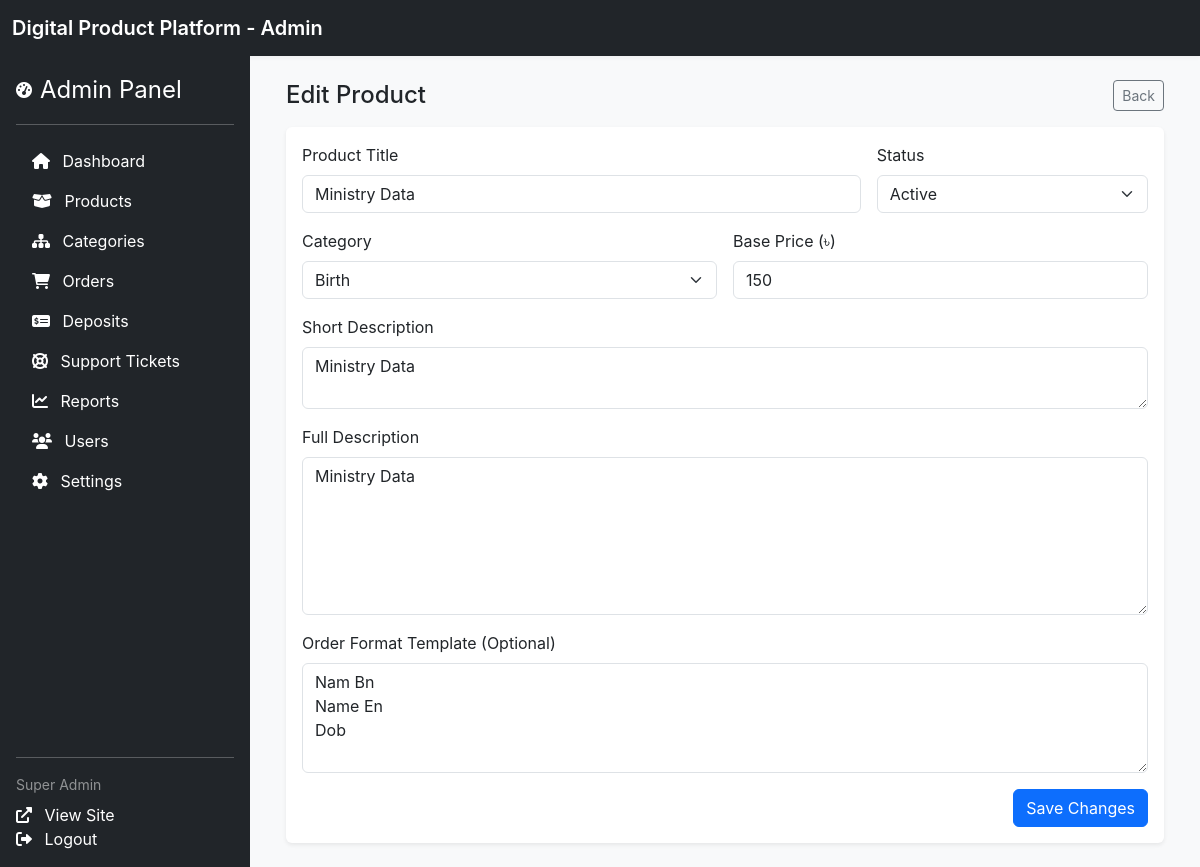
The page /admin/edit-product?id=2 (signed in) on the database its author committed.
### tables this page shows
CREATE TABLE products (
                id INTEGER PRIMARY KEY AUTOINCREMENT,
                title TEXT NOT NULL,
                slug TEXT NOT NULL UNIQUE,
                short_desc TEXT,
                full_desc TEXT,
                category_id INTEGER,
                thumbnail TEXT,
                stock_type TEXT NOT NULL, -- file, text, key, account, manual, api
                delivery_type TEXT NOT NULL, -- instant, manual
                status TEXT DEFAULT 'active',
                created_at DATETIME DEFAULT CURRENT_TIMESTAMP, order_format_template TEXT,
                FOREIGN KEY (category_id) REFERENCES categories(id) ON DELETE SET NULL
            );

CREATE TABLE categories (
                id INTEGER PRIMARY KEY AUTOINCREMENT,
                name TEXT NOT NULL,
                slug TEXT NOT NULL UNIQUE,
                parent_id INTEGER DEFAULT NULL,
                status TEXT DEFAULT 'active',
                FOREIGN KEY (parent_id) REFERENCES categories(id) ON DELETE SET NULL
            );

### core/Database.php (called while the page is built, shortened)
<?php
class Database {
    private static $instance = null;
    private function __construct() {
        try {
            $this->pdo = new PDO("sqlite:" . DB_PATH);
        } catch (PDOException $e) {
            die("Database Connection Error: " . $e->getMessage());
        }
    }
    public static function getInstance() {
        if (self::$instance === null) {
            self::$instance = new Database();
        }
        return self::$instance->pdo;
    }
}

### core/Product.php (called while the page is built, shortened)
<?php
class Product {
    private $db;
    public function __construct() {
        $this->db = Database::getInstance();
    }
    public function getCategories() {
        $stmt = $this->db->query("SELECT * FROM categories ORDER BY name ASC");
        return $stmt->fetchAll();
    }
    public function getProduct($id, $role_id = null) {
        $sql = "
            SELECT p.*, c.name as category_name,
            (SELECT price FROM product_prices WHERE product_id = p.id AND (role_id = ? OR role_id IS NULL) ORDER BY role_id DESC LIMIT 1) as current_price
            FROM products p
            LEFT JOIN categories c ON p.category_id = c.id
            WHERE p.id = ?
        ";
        $stmt = $this->db->prepare($sql);
        $stmt->execute([$role_id, $id]);
        return $stmt->fetch();
    }
}

### modules/products/edit_product.php (the view, shortened to what this page needs)
<?php
$productModel = new Product();
$product_id = isset($_GET['id']) ? (int)$_GET['id'] : 0;
$product = $productModel->getProduct($product_id, $_SESSION['role_id']);
$categories = $productModel->getCategories();
include 'includes/admin_header.php';
include 'includes/admin_sidebar.php';
?>
<div class="admin-content flex-grow-1 p-4">
    <div class="container-fluid">
        <div class="d-flex justify-content-between align-items-center mb-3">
            <h4 class="mb-0">Edit Product</h4>
            <a href="<?php echo BASE_URL; ?>/admin/products" class="btn btn-outline-secondary btn-sm">Back</a>
        </div>
        <div class="card shadow-sm">
            <div class="card-body">
                <form action="" method="POST">
                    <div class="row g-3">
                        <div class="col-md-8">
                            <label class="form-label">Product Title</label>
                            <input type="text" name="title" class="form-control" value="<?php echo htmlspecialchars($product['title']); ?>" required>
                        </div>
                        <div class="col-md-4">
                            <label class="form-label">Status</label>
                            <select name="status" class="form-select">
                                <option value="active" <?php echo ($product['status'] === 'active') ? 'selected' : ''; ?>>Active</option>
                            </select>
                        </div>
                        <div class="col-md-6">
                            <label class="form-label">Category</label>
                            <select name="category_id" class="form-select" required>
                                <?php foreach ($categories as $cat): ?>
                                    <option value="<?php echo $cat['id']; ?>" <?php echo ((int)$product['category_id'] === (int)$cat['id']) ? 'selected' : ''; ?>>
                                        <?php echo htmlspecialchars($cat['name']); ?>
                                    </option>
                                <?php endforeach; ?>
                            </select>
                        </div>
                        <div class="col-md-6">
                            <label class="form-label">Base Price (৳)</label>
                            <input type="number" step="0.01" name="base_price" class="form-control" value="<?php echo htmlspecialchars((string)$product['current_price']); ?>" required>
                        </div>
                        <div class="col-12">
                            <label class="form-label">Short Description</label>
                            <textarea name="short_desc" class="form-control" rows="2"><?php echo htmlspecialchars($product['short_desc']); ?></textarea>
                        </div>
                        <div class="col-12">
                            <label class="form-label">Full Description</label>
                            <textarea name="full_desc" class="form-control" rows="6"><?php echo htmlspecialchars($product['full_desc']); ?></textarea>
                        </div>
                        <div class="col-12">
                            <label class="form-label">Order Format Template (Optional)</label>
                            <textarea name="order_format_template" class="form-control" rows="4"><?php echo htmlspecialchars($product['order_format_template'] ?? ''); ?></textarea>
                        </div>
                    </div>
                    <div class="d-flex justify-content-end mt-3">
                        <button type="submit" class="btn btn-primary">Save Changes</button>
                    </div>
                </form>
            </div>
        </div>
    </div>
</div>
<?php include 'includes/admin_footer.php'; ?>

### assets/css/style.css (style rules this page uses)
body { font-family: -apple-system, BlinkMacSystemFont, "Segoe UI", Roboto, "Helvetica Neue", Arial, sans-serif; background-color: #f8f9fa; color: #212529; }
.card { border: none; transition: box-shadow 0.2s; }
.btn-primary { background-color: #0d6efd; border-color: #0d6efd; }
.admin-content { margin-left: 250px; width: calc(100% - 250px); min-height: calc(100vh - 56px); }

### rows shown on the page
products: title "Ministry Data", status "Active", category_id "Birth", short_desc "Ministry Data", full_desc "Ministry Data", order_format_template "Nam Bn Name En Dob"

### other values the page prints
SITE_NAME "Digital Product Platform"
$_SESSION['user_name'] "Super Admin"
